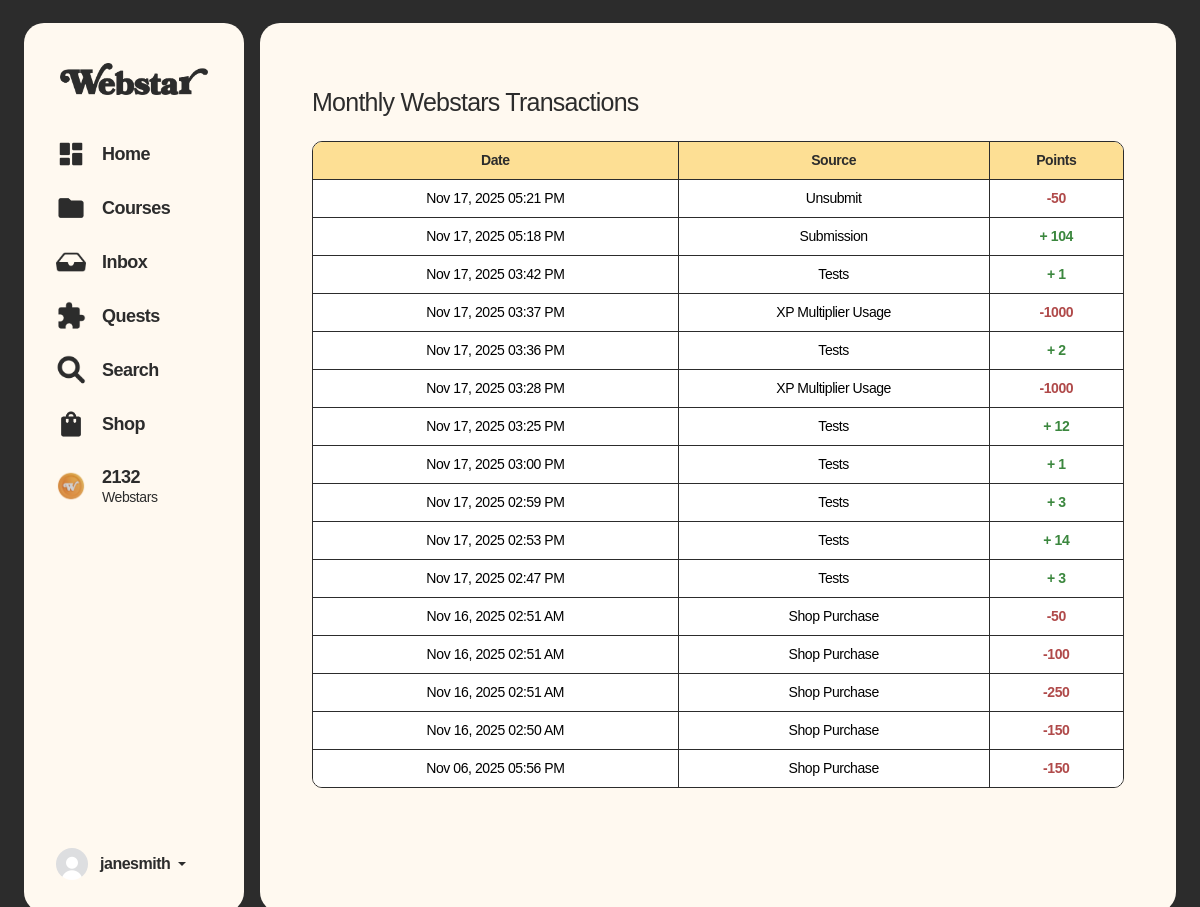
/transactions.php (signed in), run on an earlier commit of the app's database.
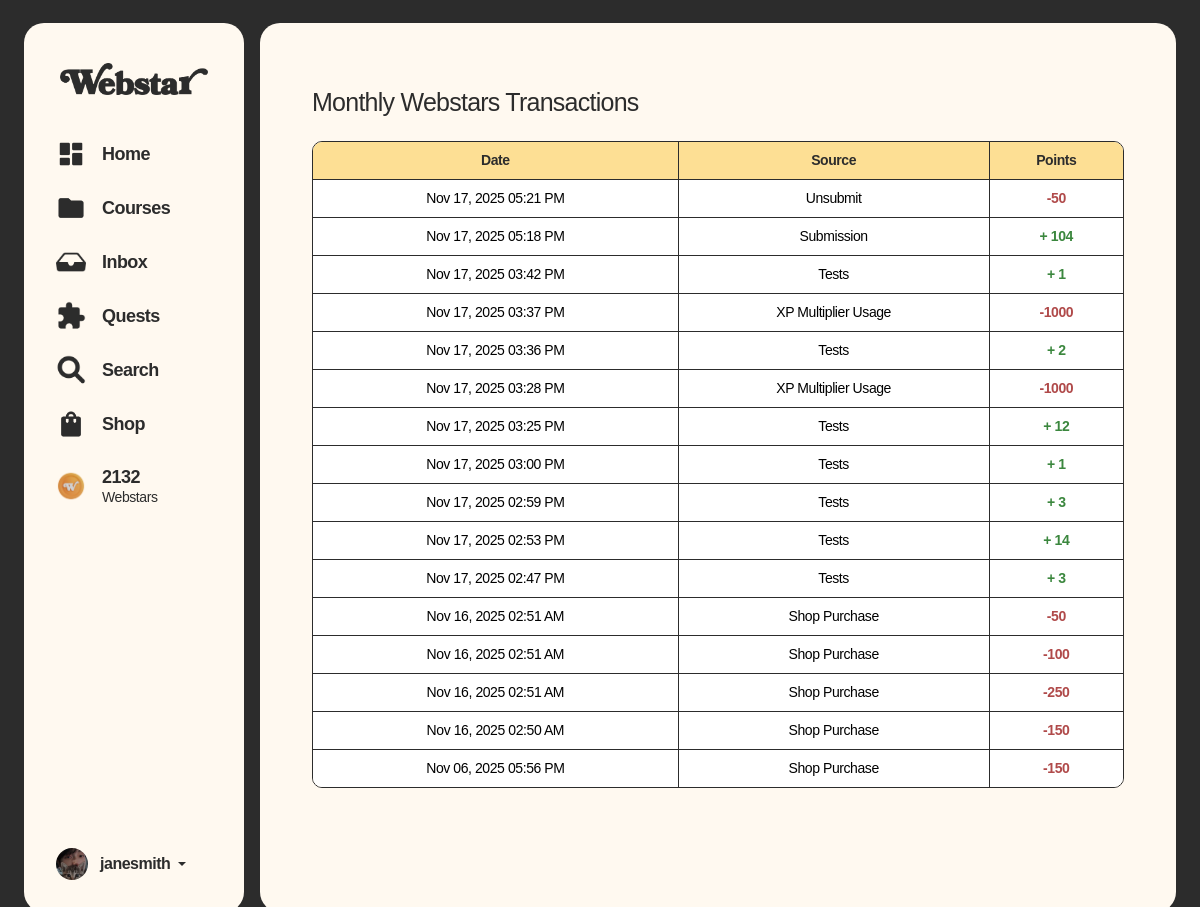
And on a later commit of the database.
### tables this page shows
CREATE TABLE `users` (
  `userID` int(11) NOT NULL,
  `password` varchar(50) NOT NULL,
  `email` varchar(50) NOT NULL,
  `role` varchar(12) NOT NULL DEFAULT 'student',
  `userName` varchar(50) NOT NULL,
  `status` varchar(15) DEFAULT 'Active'
);

CREATE TABLE `userinfo` (
  `userInfoID` int(11) NOT NULL,
  `userID` int(11) NOT NULL,
  `profilePicture` varchar(100) NOT NULL DEFAULT 'defaultProfile.png',
  `firstName` varchar(50) NOT NULL,
  `middleName` varchar(50) NOT NULL,
  `lastName` varchar(50) NOT NULL,
  `studentID` varchar(50) DEFAULT NULL,
  `programID` varchar(50) NOT NULL,
  `gender` varchar(50) NOT NULL,
  `yearLevel` varchar(20) NOT NULL,
  `yearSection` int(11) NOT NULL,
  `schoolEmail` varchar(50) DEFAULT NULL,
  `facebookLink` text DEFAULT NULL,
  `linkedInLink` text DEFAULT NULL,
  `githubLink` text DEFAULT NULL,
  `createdAt` datetime NOT NULL,
  `isNewUser` int(1) NOT NULL DEFAULT 1
);

CREATE TABLE `profile` (
  `profileID` int(11) NOT NULL,
  `userID` int(11) NOT NULL,
  `bio` varchar(255) NOT NULL DEFAULT 'Welcome to my Webstar profile!',
  `webstars` int(11) DEFAULT 0,
  `emblemID` int(11) NOT NULL DEFAULT 1,
  `coverImageID` int(11) NOT NULL DEFAULT 1,
  `colorThemeID` int(11) NOT NULL DEFAULT 1,
  `starCard` int(11) NOT NULL
);

### shared/assets/database/connect.php (called while the page is built, shortened)
<?php
function executeQuery($query)
{
	$conn = $GLOBALS['conn'];
	return mysqli_query($conn, $query);
}
?>

### transactions.php (the view, shortened to what the changed rows need)
<?php $activePage = 'webstars';
include('shared/assets/database/connect.php');
?>
<!doctype html>
<html lang="en">
<head>
    <link href="https://cdn.jsdelivr.net/npm/bootstrap@5.3.6/dist/css/bootstrap.min.css" rel="stylesheet" />
    <link rel="stylesheet" href="https://cdn.jsdelivr.net/npm/bootstrap-icons@1.13.1/font/bootstrap-icons.min.css">
    <link rel="stylesheet" href="shared/assets/css/global-styles.css" />
    <link rel="stylesheet" href="shared/assets/css/sidebar-and-container-styles.css" />
    <link rel="stylesheet" href="shared/assets/css/inbox.css" />
    <link rel="stylesheet" href="shared/assets/css/sidebar-and-container-styles.css" />
    <link href="https://cdnjs.cloudflare.com/ajax/libs/font-awesome/6.5.0/css/all.min.css" rel="stylesheet" />
</head>
<body>
    <div class="container-fluid min-vh-100 d-flex justify-content-center align-items-center p-0 p-md-3"
        style="background-color: var(--black);">
        <div class="row w-100">
            <?php include 'shared/components/sidebar-for-desktop.php'; ?>
            <div class="col main-container m-0 p-0 mx-0 mx-md-2 p-md-4">
                <div class="card border-0 px-3 pt-3 m-0 h-100 w-100 rounded-0 shadow-none"
                    style="background-color: transparent;">
                    <div class="container-fluid py-3 row-padding-top  overflow-y-auto">
                        <div class="row">
                            <div class="col-12" style="padding-bottom:50px">
                                <div class="row align-items-center mb-3 text-center text-md-start">
                                    <div class="col-12 col-md-auto text-center text-md-start position-relative">
                                        <h1 class="text-sbold text-25 my-2" style="color: var(--black);">Monthly
                                            Webstars
                                            Transactions
                                        </h1>
                                    </div>
                                    <div class="message-container mt-3 pb-4">
                                        <div class="table-responsive"
                                            style="border-radius:10px; border: 1px solid var(--black);">
                                            <table
                                                class="table table-inner-borders text-center align-middle text-reg text-14 mb-0 webstars-table">
                                                <thead>
                                                    <tr>
                                                        <th>Date</th>
                                                        <th>Source</th>
                                                        <th>Points</th>
                                                    </tr>
                                                </thead>
                                            </table>
                                        </div>
                                    </div>
                                </div>
                            </div>
                        </div>
                    </div>
                </div>
            </div>
        </div>
    </div>
</body>
</html>

### shared/components/sidebar-for-desktop.php (shortened to what the changed rows need)
<?php
include_once 'shared/assets/database/connect.php';
$userID = $_SESSION['userID'];
$usernameAndProfilePictureQuery = "
SELECT
    u.userName,
    ui.profilePicture,
    p.webstars
FROM users u
JOIN userinfo ui ON u.userID = ui.userID
JOIN profile p ON u.userID = p.userID
WHERE u.userID = $userID
";
$usernameAndProfilePictureResult = executeQuery($usernameAndProfilePictureQuery);
$userInformation = mysqli_fetch_assoc($usernameAndProfilePictureResult);
?>
<div class="col-auto d-none d-md-block">
    <div class="col-auto d-none d-md-block">
        <div class="row">
            <div class="card border-0 sidebar mx-2 p-2 overflow-y-auto" style="width: 220px;">
                <ul class="nav flex-column">
                    <div class="mt-1 end-0 mt-2 mx-3 mb-2 p-2 d-flex align-items-center">
                        <div class="d-flex flex-column align-items-start ps-2" style="line-height: 1.2;">
                            <a href="transactions.php" class="text-med text-18" style="text-decoration: none;">
                                <strong><?php echo $userInformation['webstars'] ?></strong>
                            </a>
                        </div>
                    </div>
                </ul>
                <div class="dropdown mt-auto p-4">
                    <a href="#" class="d-flex align-items-center text-decoration-none dropdown-toggle text-dark"
                        data-bs-toggle="dropdown" aria-expanded="false">
                        <img src="shared/assets/pfp-uploads/<?php echo $userInformation['profilePicture'] ?>" alt=""
                            width="32" height="32" class="rounded-circle me-2"
                            style="object-fit: cover; width: 32px; height: 32px; overflow: hidden;">
                        <strong class="text-dark text-med text-16 px-1 text-truncate" style="max-width:100px"
                            title=" <?php echo $userInformation['userName'] ?>">
                            <?php echo $userInformation['userName'] ?>
                        </strong>
                    </a>
                </div>
            </div>
        </div>
    </div>
</div>

What changed in the data, as far as the page shows it:
changed through a linked row, users "janesmith": userinfo.profilePicture: picture added in place of a placeholder
